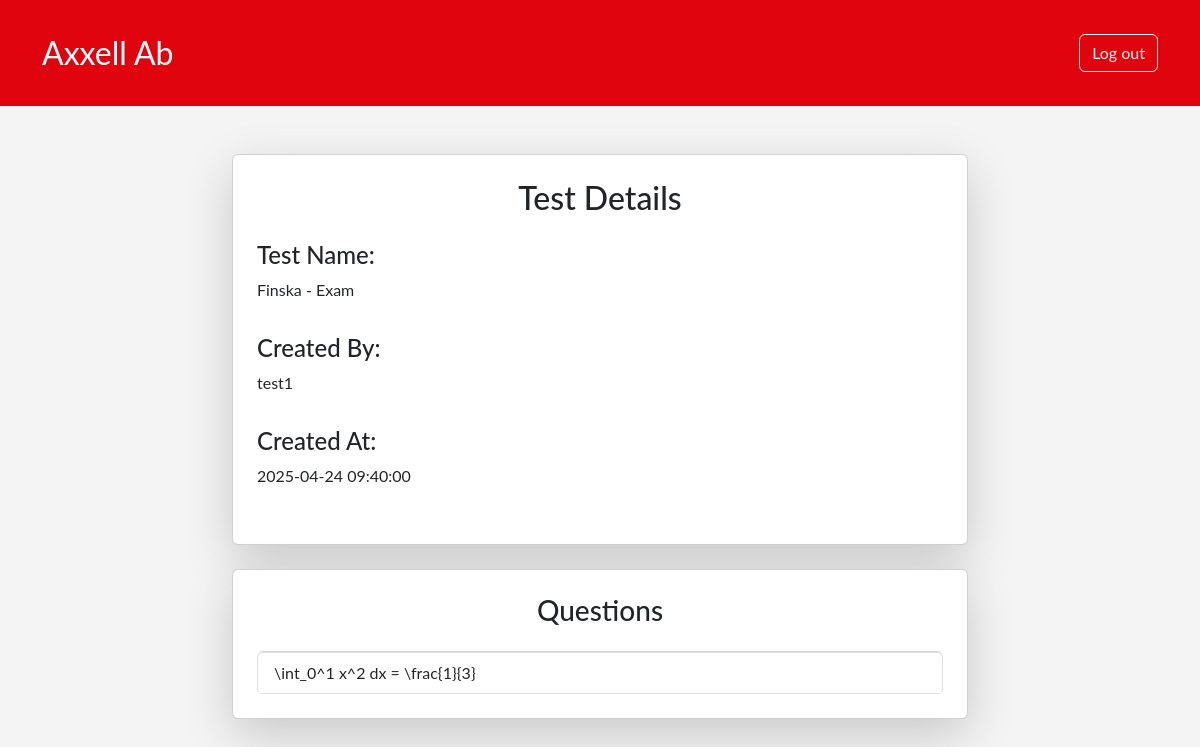
Page /single-test.php?exid=3 (signed in) on the earlier database version.
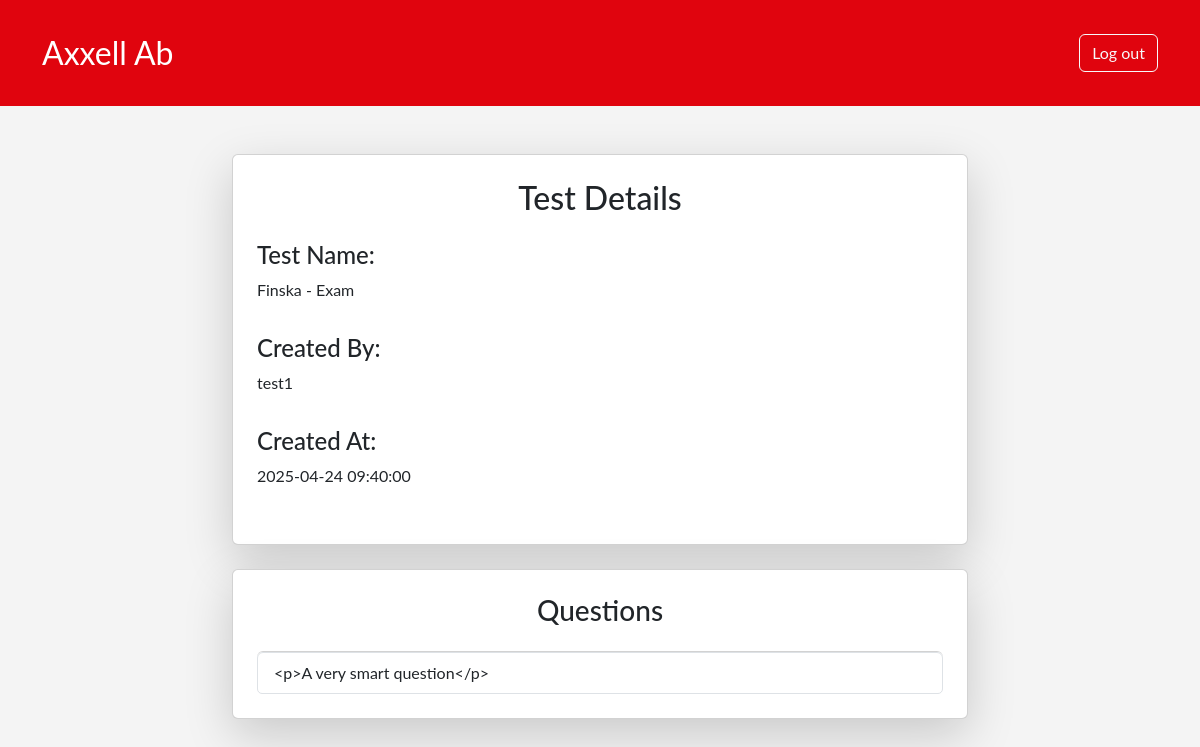
Same page on the later database version.
### tables this page shows
CREATE TABLE `questions` (
  `qu_id` int(11) NOT NULL,
  `ca_id` int(11) NOT NULL,
  `qt_id` int(11) NOT NULL,
  `text` text NOT NULL,
  `answer` varchar(255) NOT NULL,
  `image_url` varchar(255) DEFAULT NULL,
  `total_points` int(11) DEFAULT 0,
  `created_at` datetime DEFAULT current_timestamp(),
  `is_active` tinyint(1) DEFAULT 1,
  `teacher_fk` int(11) DEFAULT NULL,
  `co_id` int(11) DEFAULT NULL
);

### single-test.php (the view, shortened to what this page needs)
<?php
require_once "include/header.php";
if (isset($_GET['exid'])) {
    $testId = (int)$_GET['exid'];
    $testDetails = $pdo->prepare("
        SELECT ex_name, created_at, u_uname
        FROM matteprovgenerator.exams
        INNER JOIN matteprovgenerator.users ON matteprovgenerator.exams.ex_createdby_fk = matteprovgenerator.users.u_id
        WHERE ex_id = :testId
    ");
    $testDetails->execute(['testId' => $testId]);
    $test = $testDetails->fetch(PDO::FETCH_ASSOC);
    $questionsQuery = $pdo->prepare("
        SELECT q.text
        FROM matteprovgenerator.exam_questions eq
        INNER JOIN matteprovgenerator.questions q ON eq.qu_id = q.qu_id
        WHERE eq.ex_id = :testId
        ORDER BY eq.question_order ASC
    ");
    $questionsQuery->execute(['testId' => $testId]);
    $questions = $questionsQuery->fetchAll(PDO::FETCH_ASSOC);
} else {
    echo "No test selected.";
    exit();
}
?>
<div class="container mt-5">
    <div class="row justify-content-center">
        <div class="col-md-8">
            <div class="card shadow-lg p-4">
                <h2 class="text-center mb-4">Test Details</h2>
                <?php if ($test): ?>
                    <div class="mb-3">
                        <h4>Test Name:</h4>
                        <p><?= htmlspecialchars($test['ex_name']) ?></p>
                    </div>
                    <div class="mb-3">
                        <h4>Created By:</h4>
                        <p><?= htmlspecialchars($test['u_uname']) ?></p>
                    </div>
                    <div class="mb-3">
                        <h4>Created At:</h4>
                        <p><?= htmlspecialchars($test['created_at']) ?></p>
                    </div>
                <?php else: ?>
                    <div class="alert alert-danger text-center">
                        Test not found.
                    </div>
                <?php endif; ?>
            </div>
        </div>
    </div>
    <div class="row mt-4">
        <div class="col-md-8 mx-auto">
            <div class="card shadow-lg p-4">
                <h3 class="text-center mb-4">Questions</h3>
                <?php if (!empty($questions)): ?>
                    <ul class="list-group">
                        <?php foreach ($questions as $question): ?>
                            <li class="list-group-item">
                                <?= htmlspecialchars($question['text']) ?>
                            </li>
                        <?php endforeach; ?>
                    </ul>
                <?php else: ?>
                    <div class="alert alert-warning text-center">
                        No questions found for this test.
                    </div>
                <?php endif; ?>
            </div>
        </div>
    </div>
</div>

Differences in the rows shown:
changed questions: text "\\int_0^1 x^2 dx = \\frac{1}{3}" → "<p>A very smart question</p>"
